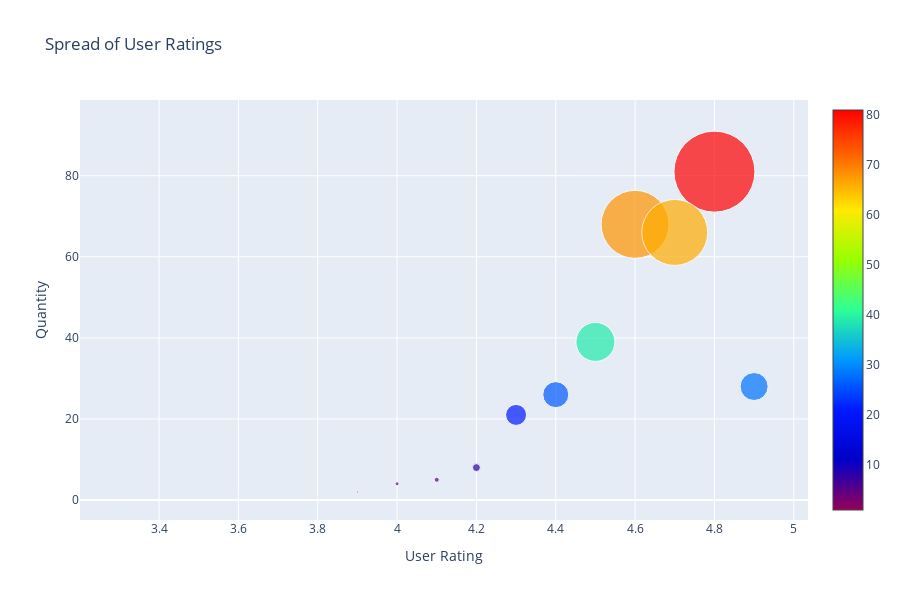

The code cell stored with this chart in its notebook:
### Code cell
bkdata=data.drop_duplicates(subset=['Name'], keep='last')
u_rating=bkdata['User Rating'].value_counts().to_frame().reset_index().rename(columns={'index':'User Rating', 'User Rating':'Quantity'})
trace4=go.Scatter(x=u_rating['User Rating'], y=u_rating['Quantity'], mode='markers', 
                   marker=dict(size=u_rating['Quantity'], 
                    color=u_rating['Quantity'],colorscale='Rainbow', showscale=True))
d4=[trace4]
layout=go.Layout(height=600, width=900,
    
    title='Spread of User Ratings',
       xaxis=dict(title='User Rating'),
       yaxis=dict(title='Quantity'))

fig=go.Figure(data=d4, layout=layout)


fig.show()

### Figure 1 — Plotly figure (JSON) as saved in the notebook; plotly's stock layout.template omitted (floating-point values rounded to 4 significant figures)
{"data": [{"marker": {"color": [81, 68, 66, 39, 28, 26, 21, 8, 5, 4, 2, 1, 1, 1], "colorscale": [[0, "rgb(150,0,90)"], [0.125, "rgb(0,0,200)"], [0.25, "rgb(0,25,255)"], [0.375, "rgb(0,152,255)"], [0.5, "rgb(44,255,150)"], [0.625, "rgb(151,255,0)"], [0.75, "rgb(255,234,0)"], [0.875, "rgb(255,111,0)"], [1, "rgb(255,0,0)"]], "showscale": true, "size": [81, 68, 66, 39, 28, 26, 21, 8, 5, 4, 2, 1, 1, 1]}, "mode": "markers", "type": "scatter", "x": [4.8, 4.6, 4.7, 4.5, 4.9, 4.4, 4.3, 4.2, 4.1, 4, 3.9, 3.8, 3.6, 3.3], "y": [81, 68, 66, 39, 28, 26, 21, 8, 5, 4, 2, 1, 1, 1]}], "layout": {"height": 600, "title": {"text": "Spread of User Ratings"}, "width": 900, "xaxis": {"title": {"text": "User Rating"}}, "yaxis": {"title": {"text": "Quantity"}}}}
